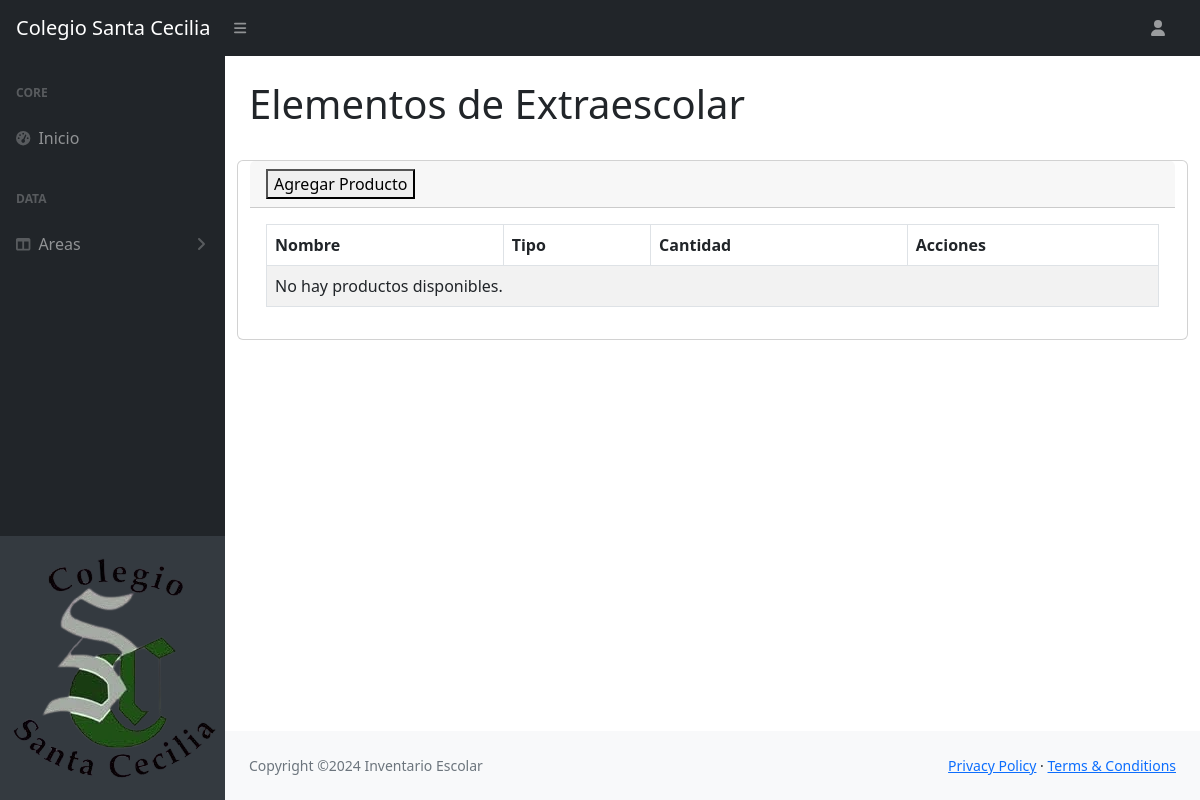
/Extraescolar/, run on an earlier commit of the app's database.
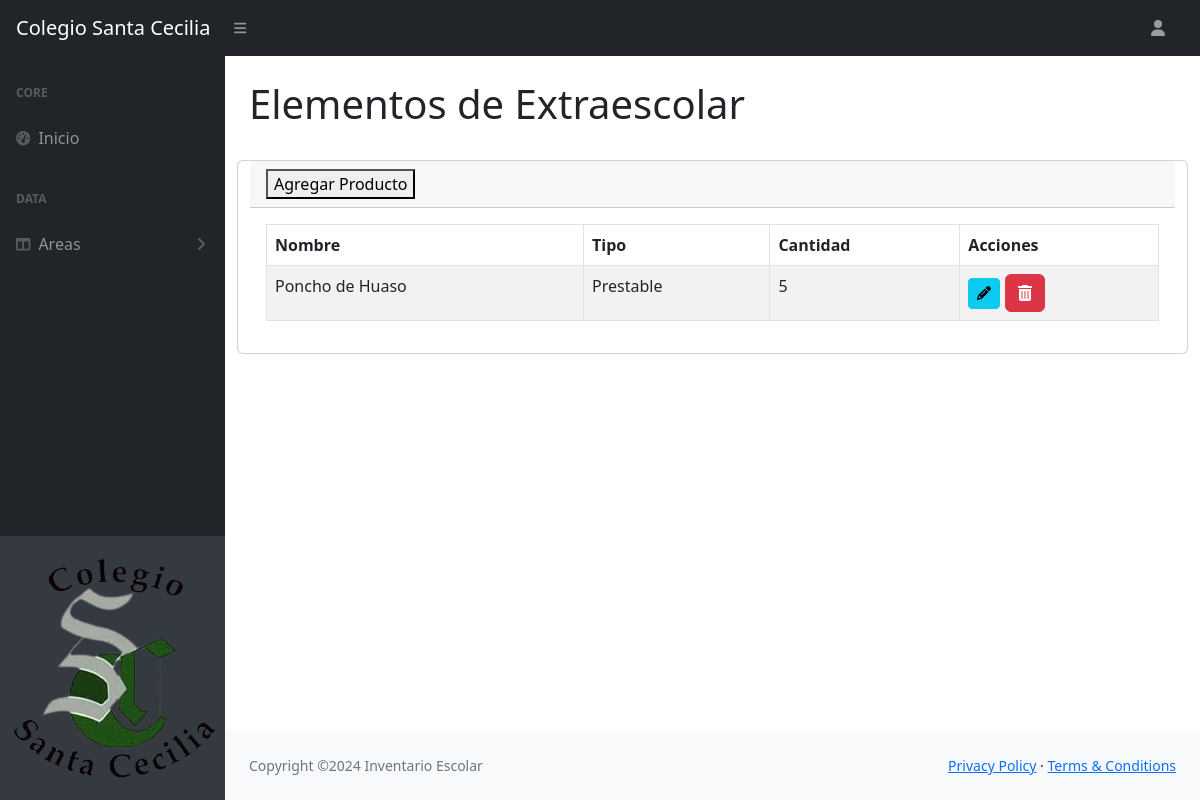
And on a later commit of the database.
### Core/models.py (models this page shows, shortened)
class Extraescolar(models.Model):
    id_extraescolar = models.AutoField(primary_key=True)
    nombre_extraescolar = models.CharField(max_length=255)
    cantidad_extraescolar = models.IntegerField()
    tipo_extraescolar = models.CharField(max_length=255)

### Core/views.py (the view)
# urls.py: path('Extraescolar/', extraescolar, name='Extraescolar'),
def extraescolar(request):
    productos = Extraescolar.objects.all()
    data = {'productos': productos}
    return render(request,'Core/Extraescolar.html',data)

### Core/templates/Core/Extraescolar.html (shortened to what this page needs)
{% extends 'Core/index.html' %}
{% load static %}
{% block contenido %}
<div class="container-fluid px-4">
    <h1 class="mt-4">Elementos de Extraescolar</h1>
    <div class="row">
        <div class="card mb-4">
            <div class="card-header">
                <a href="{% url 'agregarE' %}" class="floating-btn">
                    <button class="custom-btn">Agregar Producto</button>
                </a>
            </div>
            <div class="card-body">
                <table id="extraescolarTable" class="table table-striped table-bordered">
                    <thead>
                        <tr>
                            <th>Nombre</th>
                            <th>Tipo</th>
                            <th>Cantidad</th>
                            <th>Acciones</th>
                        </tr>
                    </thead>
                    <tbody>
                        {% for producto in productos %}
                        <tr>
                            <td>{{ producto.nombre_extraescolar}}</td>
                            <td>{{ producto.tipo_extraescolar }}</td>
                            <td class="cantidad">{{ producto.cantidad_extraescolar }}</td>
                            <td><a href="{% url 'modificarE' id=producto.id_extraescolar %}" class="btn btn-info btn-sm" aria-label="Modificar producto {{ producto.nombre_extraescolar }}"><i class="fas fa-pencil-alt"></i></a>
                            <a href="{% url 'eliminarE' id=producto.id_extraescolar %}" class="btn btn-danger" aria-label="Eliminar producto {{ producto.nombre_extraescolar }}"><i class="fas fa-trash-alt"></i></a></td>
                        </tr>
                        {% empty %}
                        <tr>
                            <td colspan="4">No hay productos disponibles.</td>
                        </tr>
                        {% endfor %}
                    </tbody>
                </table>
            </div>
        </div>
    </div>
</div>
{% endblock %}

What changed in the data, as far as the page shows it:
added Extraescolar: nombre_extraescolar "Poncho de Huaso", tipo_extraescolar "Prestable", cantidad_extraescolar "5"
Also different on the page:
text no longer shown: "No hay productos disponibles."
